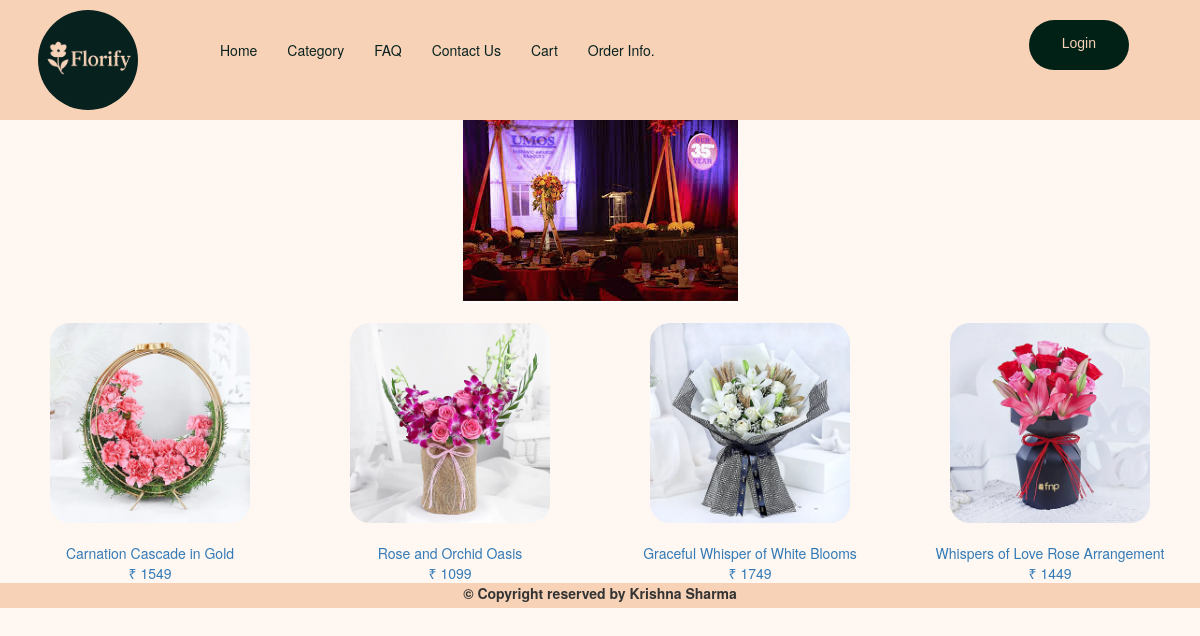
The app's page /user/event.php with its own data.
### tables this page shows
CREATE TABLE `products` (
  `product_id` int(11) NOT NULL,
  `product_name` varchar(50) DEFAULT NULL,
  `product_price` int(11) DEFAULT NULL,
  `product_description` varchar(500) DEFAULT NULL,
  `product_image` varchar(200) DEFAULT NULL,
  `product_type` varchar(20) NOT NULL
);

### user/event.php (the view, shortened to what this page needs)
<!DOCTYPE html>
<html lang="en">
<head>
    <link rel="stylesheet" type="text/css" href="bootstrap\css\bootstrap.min.css">
    <link rel="stylesheet" href="css\stylesheet1.css">
</head>
<body style="margin-bottom: 0%;padding-bottom: 0%; background-color: #fff7f1">
    <div class="container-fluid">
        <div class="row">
            <div class="col-sm-12">
                <?php
                    include_once("header.php");
                ?>
            </div>
        </div>
        <div class="row">
            <div class="col-sm-12 banner_alignment" style="background-color: #fff7f1">
                <img src="images\buisness_banner.jpeg" alt="">
            </div>
        </div>
            <?php
            $con= mysqli_connect("localhost","root","","florifydb");
            $qry= "select * from products where product_type='Events'";
            $result = mysqli_query($con, $qry);
            $cnt = 0;
            while($row = mysqli_fetch_array($result)){
                if($cnt == 0){
                    echo "<div class='row'>";
                }
                echo "<div class='col-sm-3 product_text'>";
                echo "<div>";
                echo "<a id='product' href='destination.php?pid=$row[0]'>";
                echo "<div class='row'><div class='col-sm-12'><img id='product' src='$row[4]'/></div></div> ";
                echo "<div class='row'><div class='col-sm-12'>$row[1]</div></div>";
                echo "<div class='row'><div class='col-sm-12'> &#8377; $row[2]</div></div>";
                echo "</a>";
                echo "</div>";
                echo "</div>";
                $cnt++;
                if($cnt ==4){
                    echo "</div>";
                    $cnt = 0;
                }
            }
        ?>
</div>
</body>
<footer class= "footer_backgorund">
    <?php
    include_once("footer.php");
    ?>
</footer>
</html>

### user/css/stylesheet1.css (style rules this page uses)
.banner_alignment { text-align: center; padding-top: 119px; }
.footer_backgorund { background-color: #f7d2b6; text-align: center; margin-bottom: 0%; padding-bottom: 0%; }
#product { width: 200px; border-radius: 20px ; margin-top: 20px; margin-bottom: 20px; }
.product_text { text-align: center; }

### records on screen
products: product_image (picture), product_name "Carnation Cascade in Gold", product_price "1549"
products: product_image (picture), product_name "Rose and Orchid Oasis", product_price "1099"
products: product_image (picture), product_name "Graceful Whisper of White Blooms", product_price "1749"
products: product_image (picture), product_name "Whispers of Love Rose Arrangement", product_price "1449"
